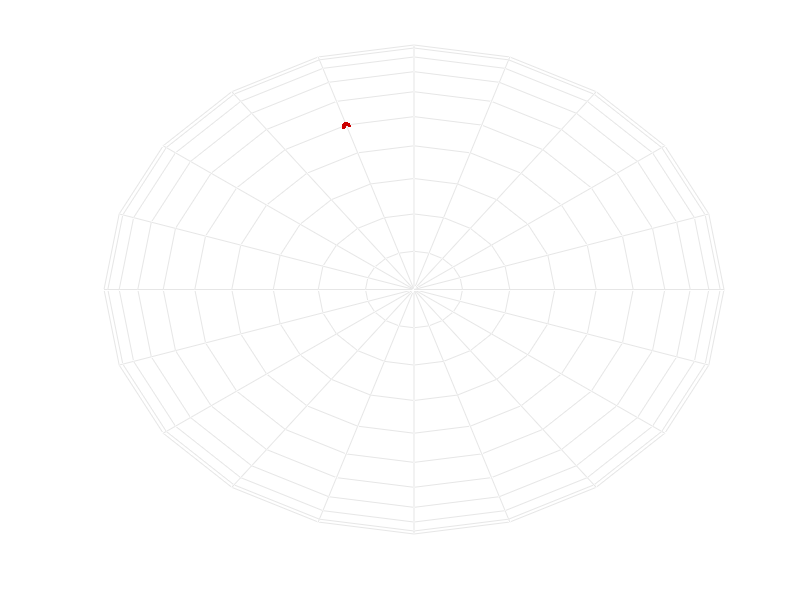

Recreate this plot in MATLAB. (Note: this script raises an error after producing the figure.)
function demo_Riemannian_Sd_interp01
% Interpolation on d-sphere manifold
% (formulation with tangent space of the same dimension as the dimension of the manifold)
%
% If this code is useful for your research, please cite the related publication:
% @article{Calinon20RAM,
% 	author="Calinon, S.",
% 	title="Gaussians on {R}iemannian Manifolds: Applications for Robot Learning and Adaptive Control",
% 	journal="{IEEE} Robotics and Automation Magazine ({RAM})",
% 	year="2020",
% 	pages=""
% }
% 
% Copyright (c) 2019 Idiap Research Institute, http://idiap.ch/
% Written by Sylvain Calinon, http://calinon.ch/
% 
% This file is part of PbDlib, http://www.idiap.ch/software/pbdlib/
% 
% PbDlib is free software: you can redistribute it and/or modify
% it under the terms of the GNU General Public License version 3 as
% published by the Free Software Foundation.
% 
% PbDlib is distributed in the hope that it will be useful,
% but WITHOUT ANY WARRANTY; without even the implied warranty of
% MERCHANTABILITY or FITNESS FOR A PARTICULAR PURPOSE. See the
% GNU General Public License for more details.
% 
% You should have received a copy of the GNU General Public License
% along with PbDlib. If not, see <http://www.gnu.org/licenses/>.

addpath('./m_fcts/');


%% Parameters
%%%%%%%%%%%%%%%%%%%%%%%%%%%%%%%%%%%%%%%%%%%%%%%%%%%%%%%%%%%%%%%%%%%%%%%%%%%
model.nbVar = 3; %Dimension for the embedding of the sphere
model.nbStates = 2; %Number of states
nbData = 50; %Number of interpolation steps
% nbIter = 20; %Number of iteration for the Gauss Newton algorithm

x = rand(model.nbVar,model.nbStates) - 0.5;
for i=1:model.nbStates
	x(:,i) = x(:,i) ./ norm(x(:,i));
end

p = rand(model.nbVar,1) - 0.5;
p = p ./ norm(p);
v = logmap(p, x(:,1)); %random vector in the tangent space of x(:,1) to be transported


%% Geodesic interpolation
%%%%%%%%%%%%%%%%%%%%%%%%%%%%%%%%%%%%%%%%%%%%%%%%%%%%%%%%%%%%%%%%%%%%%%%%%
w = [linspace(1,0,nbData); linspace(0,1,nbData)];
xi = zeros(model.nbVar,nbData);
% xtmp = x(:,1);
for t=1:nbData
% 	%Interpolation between more than 2 points can be computed in an iterative form
% 	for n=1:nbIter
% 		utmp = zeros(model.nbVar,1);
% 		for i=1:model.nbStates
% 			utmp = utmp + w(i,t) * logmap(x(:,i), xtmp);
% 		end
% 		xtmp = expmap(utmp, xtmp);
% 	end
% 	xi(:,t) = xtmp;

	%Interpolation between two points can be computed in closed form
	xi(:,t) = expmap(w(2,t) * logmap(x(:,2),x(:,1)), x(:,1));
	
	%Inner product between vector transported and direction of geodesic
	ptv = transp(x(:,1), xi(:,t)) * v;
% 	ptv = transp2(x(:,1), xi(:,t), v);
	dir = logmap(x(:,2), xi(:,t));
	if norm(dir) > 1E-5
		dir = dir ./ norm(dir);
		inprod(t) = dir' * ptv;
	end
		
end

inprod

% %% 2D plot
% %%%%%%%%%%%%%%%%%%%%%%%%%%%%%%%%%%%%%%%%%%%%%%%%%%%%%%%%%%%%%%%%%%%%%%%%%%%
% figure('position',[10,10,1300,650]); hold on; axis off; 
% plot(0,0,'k+');
% ht = plot(x(1,:),x(2,:),'.','markersize',20,'color',[.8 0 0]);
% u = logmap(x(:,2),x(:,1));
% plot2DArrow(x(:,1), u, [.8,0,0], 1, .04);
% plot(xi(1,:),xi(2,:),'-','color',[0 0 0]);
% axis equal; 


%% 3D plot
%%%%%%%%%%%%%%%%%%%%%%%%%%%%%%%%%%%%%%%%%%%%%%%%%%%%%%%%%%%%%%%%%%%%%%%%%%%
[X,Y,Z] = sphere(20);
figure('position',[10,10,1000,1000]); hold on; axis off; rotate3d on; 
colormap([.9 .9 .9]);
mesh(X,Y,Z);
ht = plot3(x(1,:), x(2,:), x(3,:), '.','markersize',20,'color',[.8 0 0]);
u = logmap(x(:,2), x(:,1));
mArrow3(x(:,1), x(:,1)+u, 'stemWidth',.004,'tipWidth',.016,'color',[.8 0 0]);
plot3(xi(1,:), xi(2,:), xi(3,:), '-','color',[0 0 0]);
view(0,70); axis equal; axis tight; axis vis3d;  

% pause;
% delete(ht)

% print('-dpng','graphs/demo_Riemannian_Sd_interp01.png');
pause;
close all;
end


%% Functions
%%%%%%%%%%%%%%%%%%%%%%%%%%%%%%%%%%%%%%%%%%%%%%%%%%%%%%%%%%%%%%%%%%%%%%%%%%%
function x = expmap(u, x0)
	th = sqrt(sum(u.^2,1)); %norm(u,'fro')
	x = repmat(x0,[1,size(u,2)]) .* repmat(cos(th),[size(u,1),1]) + u .* repmat(sin(th)./th,[size(u,1),1]);
	x(:,th<1e-16) = repmat(x0,[1,sum(th<1e-16)]);
% 	for t=1:size(x,2)
% 		norm(x(:,t))
% 	end
end

function u = logmap(x, x0)
% 	%Version 0
% 	p = (x-x0) - trace(x0'*(x-x0)) * x0;
% 	if norm(p,'fro')<1e-16
% 		u = zeros(size(x));
% 	else
% 		u = acos(trace(x0'*x)) * p./(norm(p,'fro'));
% 	end

% 	%Version 1
% 	th = acos(x0'*x);	
% 	u = (x - repmat(x0, [1,size(x,2)]) .* repmat(cos(th), [size(x,1),1])) .* repmat(th./sin(th), [size(x,1),1]);

	%Version 2 (as in https://ronnybergmann.net/mvirt/manifolds/Sn.html)
	th = acos(x0'*x);
	u = x - x0' * x * x0; %also equals to (x - x0) - x0' * (x-x0) * x0 (as defined in Absil07), since x0'*x0=1 (unit hypershere)
	u = th .* u ./ norm(u); %norm(u) also equals to sqrt(1-(x0'*x).^2)
	u(:,th<1e-16) = 0;
end

function Ac = transp(x1,x2,t)
	if nargin==2
		t=1;
	end
	u = logmap(x2,x1);
	e = norm(u,'fro');
	u = u ./ (e+realmin);
	Ac = -x1 * sin(e*t) * u' + u * cos(e*t) * u' + eye(size(u,1)) - u * u';
end

%As in https://ronnybergmann.net/mvirt/manifolds/Sn.html (gives the same result as transp(x1,x2,t)*v)
function v = transp2(x,y,v)
	d = acos(x'*y);
	v = v - (logmap(y,x) + logmap(x,y)) .* (logmap(y,x)' * v) ./ d.^2;
end

function x = geodesic(u,x0,t)
	normu = norm(u,'fro');
	x = x0 * cos(normu*t) + u./normu * sin(normu*t);
end